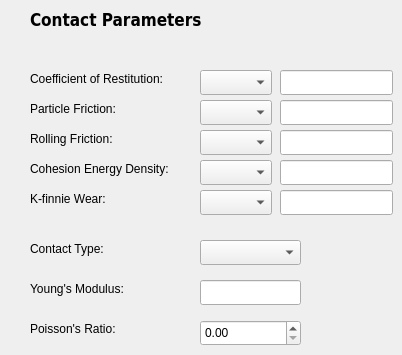
      <widget class="QWidget" name="page_5">
       <widget class="QLabel" name="label_21">
        <property name="geometry">
         <rect>
          <x>30</x>
          <y>10</y>
          <width>181</width>
          <height>21</height>
         </rect>
        </property>
        <property name="font">
         <font>
          <family>DejaVu Sans Condensed</family>
          <pointsize>13</pointsize>
          <weight>75</weight>
          <bold>true</bold>
         </font>
        </property>
        <property name="text">
         <string>Contact Parameters</string>
        </property>
        <property name="textFormat">
         <enum>Qt::RichText</enum>
        </property>
       </widget>
       <widget class="QLabel" name="label_74">
        <property name="geometry">
         <rect>
          <x>30</x>
          <y>70</y>
          <width>161</width>
          <height>17</height>
         </rect>
        </property>
        <property name="text">
         <string>Coefficient of Restitution:</string>
        </property>
       </widget>
       <widget class="QLabel" name="label_75">
        <property name="geometry">
         <rect>
          <x>30</x>
          <y>100</y>
          <width>161</width>
          <height>17</height>
         </rect>
        </property>
        <property name="text">
         <string>Particle Friction:</string>
        </property>
       </widget>
       <widget class="QLabel" name="label_76">
        <property name="geometry">
         <rect>
          <x>30</x>
          <y>130</y>
          <width>161</width>
          <height>17</height>
         </rect>
        </property>
        <property name="text">
         <string>Rolling Friction:</string>
        </property>
       </widget>
       <widget class="QLabel" name="label_77">
        <property name="geometry">
         <rect>
          <x>30</x>
          <y>160</y>
          <width>161</width>
          <height>17</height>
         </rect>
        </property>
        <property name="text">
         <string>Cohesion Energy Density:</string>
        </property>
       </widget>
       <widget class="QLabel" name="label_78">
        <property name="geometry">
         <rect>
          <x>30</x>
          <y>190</y>
          <width>161</width>
          <height>17</height>
         </rect>
        </property>
        <property name="text">
         <string>K-finnie Wear:</string>
        </property>
       </widget>
       <widget class="QLineEdit" name="line_cor">
        <property name="geometry">
         <rect>
          <x>280</x>
          <y>70</y>
          <width>113</width>
          <height>25</height>
         </rect>
        </property>
       </widget>
       <widget class="QLineEdit" name="line_particlefriction">
        <property name="geometry">
         <rect>
          <x>280</x>
          <y>100</y>
          <width>113</width>
          <height>25</height>
         </rect>
        </property>
       </widget>
       <widget class="QLineEdit" name="line_rollingfriction">
        <property name="geometry">
         <rect>
          <x>280</x>
          <y>130</y>
          <width>113</width>
          <height>25</height>
         </rect>
        </property>
       </widget>
       <widget class="QLineEdit" name="line_ced">
        <property name="geometry">
         <rect>
          <x>280</x>
          <y>160</y>
          <width>113</width>
          <height>25</height>
         </rect>
        </property>
       </widget>
       <widget class="QLineEdit" name="line_kwear">
        <property name="geometry">
         <rect>
          <x>280</x>
          <y>190</y>
          <width>113</width>
          <height>25</height>
         </rect>
        </property>
       </widget>
       <widget class="QComboBox" name="combo_cor">
        <property name="geometry">
         <rect>
          <x>200</x>
          <y>70</y>
          <width>72</width>
          <height>25</height>
         </rect>
        </property>
       </widget>
       <widget class="QComboBox" name="combo_particlefriction">
        <property name="geometry">
         <rect>
          <x>200</x>
          <y>100</y>
          <width>72</width>
          <height>25</height>
         </rect>
        </property>
       </widget>
       <widget class="QComboBox" name="combo_rollingfriction">
        <property name="geometry">
         <rect>
          <x>200</x>
          <y>130</y>
          <width>72</width>
          <height>25</height>
         </rect>
        </property>
       </widget>
       <widget class="QComboBox" name="combo_ced">
        <property name="geometry">
         <rect>
          <x>200</x>
          <y>160</y>
          <width>72</width>
          <height>25</height>
         </rect>
        </property>
       </widget>
       <widget class="QComboBox" name="combo_kwear">
        <property name="geometry">
         <rect>
          <x>200</x>
          <y>190</y>
          <width>72</width>
          <height>25</height>
         </rect>
        </property>
       </widget>
       <widget class="QLabel" name="label_66">
        <property name="geometry">
         <rect>
          <x>30</x>
          <y>240</y>
          <width>151</width>
          <height>17</height>
         </rect>
        </property>
        <property name="text">
         <string>Contact Type:</string>
        </property>
       </widget>
       <widget class="QDoubleSpinBox" name="spnbox_poissonsratio">
        <property name="geometry">
         <rect>
          <x>200</x>
          <y>320</y>
          <width>101</width>
          <height>26</height>
         </rect>
        </property>
        <property name="singleStep">
         <double>0.100000000000000</double>
        </property>
       </widget>
       <widget class="QLabel" name="label_68">
        <property name="geometry">
         <rect>
          <x>30</x>
          <y>320</y>
          <width>101</width>
          <height>17</height>
         </rect>
        </property>
        <property name="text">
         <string>Poisson's Ratio:</string>
        </property>
       </widget>
       <widget class="QLineEdit" name="line_youngsmodulus">
        <property name="geometry">
         <rect>
          <x>200</x>
          <y>280</y>
          <width>101</width>
          <height>25</height>
         </rect>
        </property>
       </widget>
       <widget class="QLabel" name="label_67">
        <property name="geometry">
         <rect>
          <x>30</x>
          <y>280</y>
          <width>111</width>
          <height>17</height>
         </rect>
        </property>
        <property name="text">
         <string>Young's Modulus:</string>
        </property>
       </widget>
       <widget class="QComboBox" name="combo_conty">
        <property name="geometry">
         <rect>
          <x>200</x>
          <y>240</y>
          <width>101</width>
          <height>25</height>
         </rect>
        </property>
       </widget>
      </widget>
